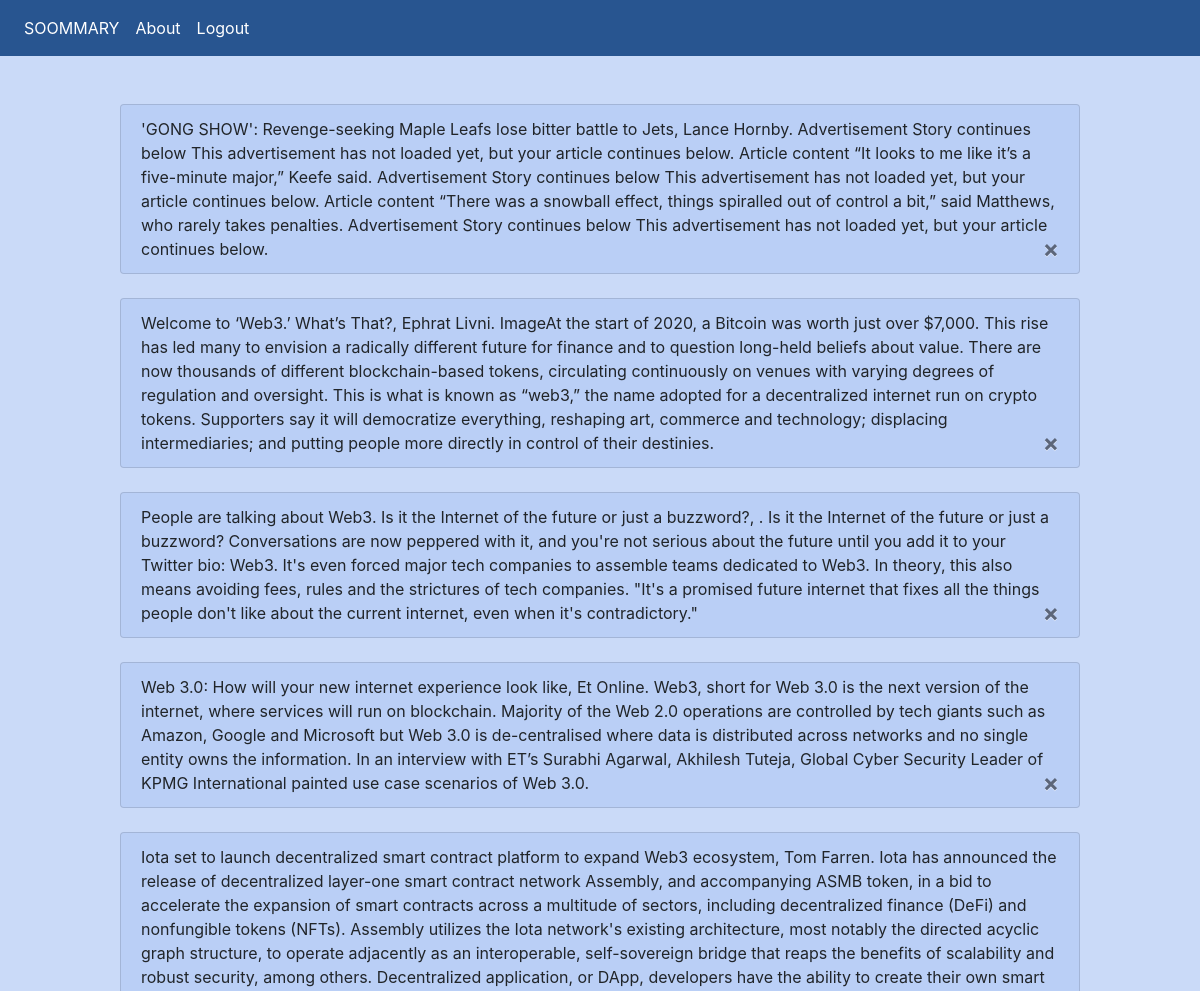
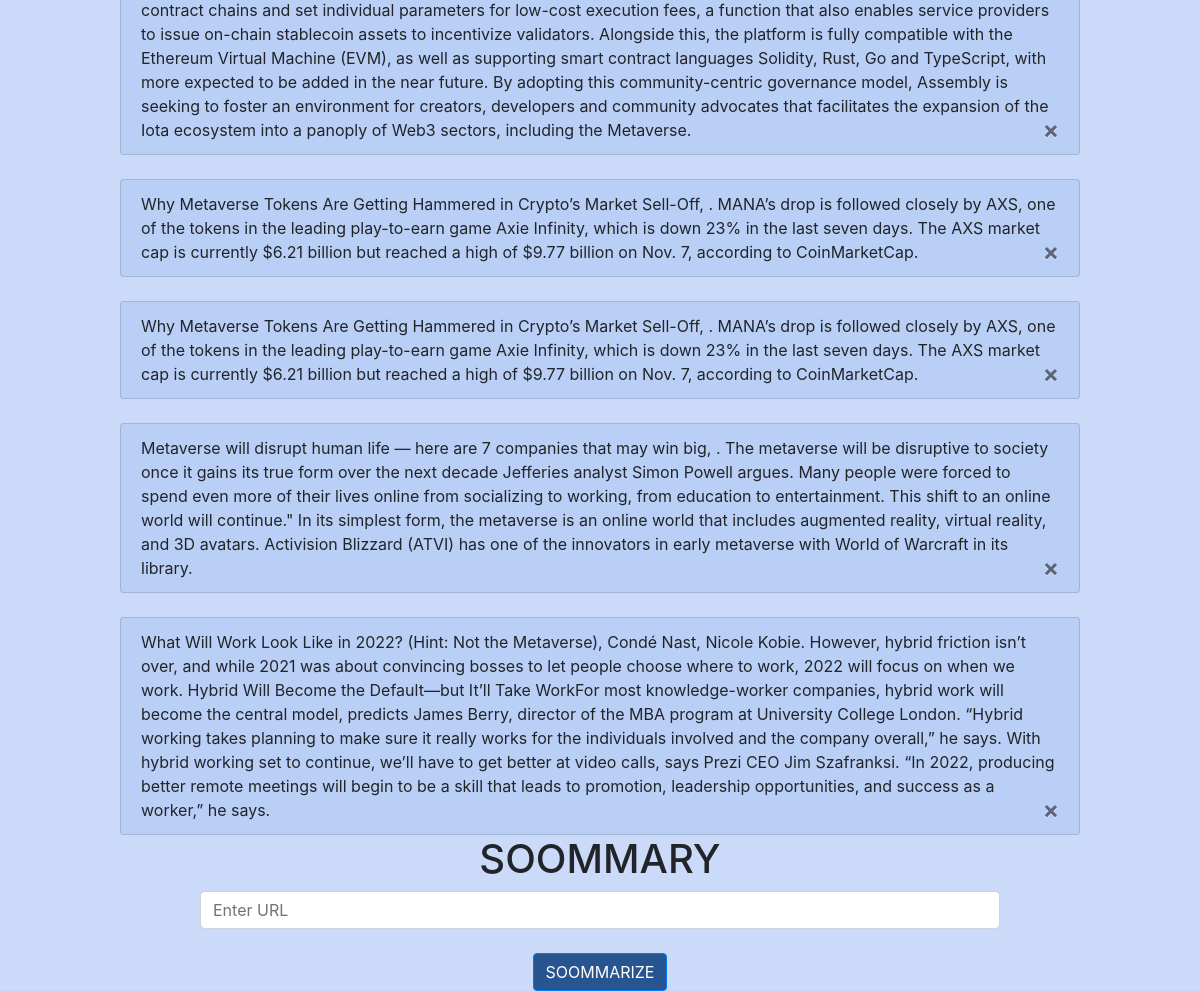
The app's page / (signed in) with its own data (2 pictures, top to bottom).
### webapp/__init__.py (models this page shows)
class Summ(db.Model):
    id = db.Column(db.Integer, primary_key=True)
    data = db.Column(db.String(5000))
    date = db.Column(db.DateTime(timezone=True), default=func.now())
    user_id = db.Column(db.Integer, db.ForeignKey('user.id'))

### webapp/pages.py (the view, shortened to what this page needs)
@pages.route('/', methods=['GET', 'POST'])
@login_required
def home():
    return render_template("home.html", user=current_user)

### webapp/__init__.py (called while the page is built)
def create_app():
    app = Flask(__name__)
    app.config['SECRET_KEY'] = 'thesupersecretkey'
    app.config['SQLALCHEMY_DATABASE_URI'] = f'sqlite:///{DB_NAME}'
    db.init_app(app)
    from .pages import pages
    app.register_blueprint(pages, url_prefix='/')
    create_database(app)
    login_manager = LoginManager()
    login_manager.login_view = 'pages.login'
    login_manager.init_app(app)
    @login_manager.user_loader
    def load_user(id):
        return User.query.get(int(id))
    return app

### webapp/templates/home.html (shortened to what this page needs)
{% extends "base.html" %}
{% block body %}
{% for summ in user.summs %}
  <br>
  <div class="d-flex justify-content-evenly">
  <div class="list-group-item summary">
    {{ summ.data }}
    <button type="button" class="close" onClick="deleteSumm({{ summ.id }})">
      <span aria-hidden="true">&times;</span>
    </button>
  </div>
  </div>
  {% endfor %}
  <div align="center">
  <h1>SOOMMARY</h1>
<form method="POST">
  <input type="url" name="url" id="url" class="form-control col-lg-8" placeholder="Enter URL"></textarea>
    <br>
    <button type="submit" class="btn btn-primary secondary-style">SOOMMARIZE</button>
</form>
</div>
{% endblock %}

### webapp/templates/base.html (shortened to what this page needs)
<!DOCTYPE html>
<html>
  <head>
    <link rel="stylesheet" href="https://stackpath.bootstrapcdn.com/bootstrap/4.4.1/css/bootstrap.min.css"/>
    <link rel="stylesheet" href="https://stackpath.bootstrapcdn.com/font-awesome/4.7.0/css/font-awesome.min.css"/>
    {% block head %}
    <link rel="stylesheet" type="text/css" href="{{url_for('static',filename='styles/basestyles.css')}}">
    {% endblock %}
  </head>
  <body>
    <nav class="navbar navbar-expand-lg navbar-dark secondary-style nav-pills nav-fill">
      <div class="collapse navbar-collapse" id="navbar">
        <div class="navbar-nav">
            {% if user.is_authenticated %}
            <a class="nav-item nav-link" id="home" href="/"><span class="custom-button">SOOMMARY</span></a>
            <a class="nav-item nav-link" id="about" href="/about"><span class="custom-button">About</span></a>
            <a class="nav-item nav-link" id="logout" href="/logout"><span class="custom-button">Logout</span></a>
            {% else %}
            <a class="nav-item nav-link" id="about" href="/about"><span class="custom-button">About</span></a>
            <a class="nav-item nav-link" id="login" href="/login"><span class="custom-button">Login</span></a>
            <a class="nav-item nav-link" id="signUp" href="/sign-up"><span class="custom-button">Sign up</span></a>
            {% endif %}
        </div>
      </div>
    </nav>
    <br>
        {% block body %}
        {% endblock %}
</body>
</html>

### webapp/static/styles/basestyles.css (style rules this page uses)
.secondary-style { background-color: rgb(40, 85, 144); }
body { background-color: rgb(124, 164, 238, 0.4); }
.custom-button { color: white; }
.summary { background-color: rgb(124, 164, 238, 0.2); margin-left: 10%; margin-right: 10%; }

### records on screen
Summ: data "'GONG SHOW': Revenge-seeking Maple Leafs lose bitter battle to Jets, Lance Hornby. Advertisement Story continues below This advertisement has not loaded yet, but your article continues below. Article content “It looks to me like it’s a five-minute major,” Keefe said. Advertisement Story continues below This advertisement has not loaded yet, but your article continues below. Article content “There was a snowball effect, things spiralled out of control a bit,” said Matthews, who rarely takes penalties. Advertisement Story continues below This advertisement has not loaded yet, but your article continues below."
Summ: data "Welcome to ‘Web3.’ What’s That?, Ephrat Livni. ImageAt the start of 2020, a Bitcoin was worth just over $7,000. This rise has led many to envision a radically different future for finance and to question long-held beliefs about value. There are now thousands of different blockchain-based tokens, circulating continuously on venues with varying degrees of regulation and oversight. This is what is known as “web3,” the name adopted for a decentralized internet run on crypto tokens. Supporters say it will democratize everything, reshaping art, commerce and technology; displacing intermediaries; and putting people more directly in control of their destinies."
Summ: data "People are talking about Web3. Is it the Internet of the future or just a buzzword?, . Is it the Internet of the future or just a buzzword? Conversations are now peppered with it, and you're not serious about the future until you add it to your Twitter bio: Web3. It's even forced major tech companies to assemble teams dedicated to Web3. In theory, this also means avoiding fees, rules and the strictures of tech companies. \"It's a promised future internet that fixes all the things people don't like about the current internet, even when it's contradictory.\""
Summ: data "Web 3.0: How will your new internet experience look like, Et Online. Web3, short for Web 3.0 is the next version of the internet, where services will run on blockchain. Majority of the Web 2.0 operations are controlled by tech giants such as Amazon, Google and Microsoft but Web 3.0 is de-centralised where data is distributed across networks and no single entity owns the information. In an interview with ET’s Surabhi Agarwal, Akhilesh Tuteja, Global Cyber Security Leader of KPMG International painted use case scenarios of Web 3.0."
Summ: data "Iota set to launch decentralized smart contract platform to expand Web3 ecosystem, Tom Farren. Iota has announced the release of decentralized layer-one smart contract network Assembly, and accompanying ASMB token, in a bid to accelerate the expansion of smart contracts across a multitude of sectors, including decentralized finance (DeFi) and nonfungible tokens (NFTs). Assembly utilizes the Iota network's existing architecture, most notably the directed acyclic graph structure, to operate adjacently as an interoperable, self-sovereign bridge that reaps the benefits of scalability and robust security, among others. Decentralized application, or DApp, developers have the ability to create…"
Summ: data "Why Metaverse Tokens Are Getting Hammered in Crypto’s Market Sell-Off, . MANA’s drop is followed closely by AXS, one of the tokens in the leading play-to-earn game Axie Infinity, which is down 23% in the last seven days. The AXS market cap is currently $6.21 billion but reached a high of $9.77 billion on Nov. 7, according to CoinMarketCap."
Summ: data "Why Metaverse Tokens Are Getting Hammered in Crypto’s Market Sell-Off, . MANA’s drop is followed closely by AXS, one of the tokens in the leading play-to-earn game Axie Infinity, which is down 23% in the last seven days. The AXS market cap is currently $6.21 billion but reached a high of $9.77 billion on Nov. 7, according to CoinMarketCap."
Summ: data "Metaverse will disrupt human life — here are 7 companies that may win big, . The metaverse will be disruptive to society once it gains its true form over the next decade Jefferies analyst Simon Powell argues. Many people were forced to spend even more of their lives online from socializing to working, from education to entertainment. This shift to an online world will continue.\" In its simplest form, the metaverse is an online world that includes augmented reality, virtual reality, and 3D avatars. Activision Blizzard (ATVI) has one of the innovators in early metaverse with World of Warcraft in its library."
Summ: data "What Will Work Look Like in 2022? (Hint: Not the Metaverse), Condé Nast, Nicole Kobie. However, hybrid friction isn’t over, and while 2021 was about convincing bosses to let people choose where to work, 2022 will focus on when we work. Hybrid Will Become the Default—but It’ll Take WorkFor most knowledge-worker companies, hybrid work will become the central model, predicts James Berry, director of the MBA program at University College London. “Hybrid working takes planning to make sure it really works for the individuals involved and the company overall,” he says. With hybrid working set to continue, we’ll have to get better at video calls, says Prezi CEO Jim Szafranksi. “In 2022, producing…"
